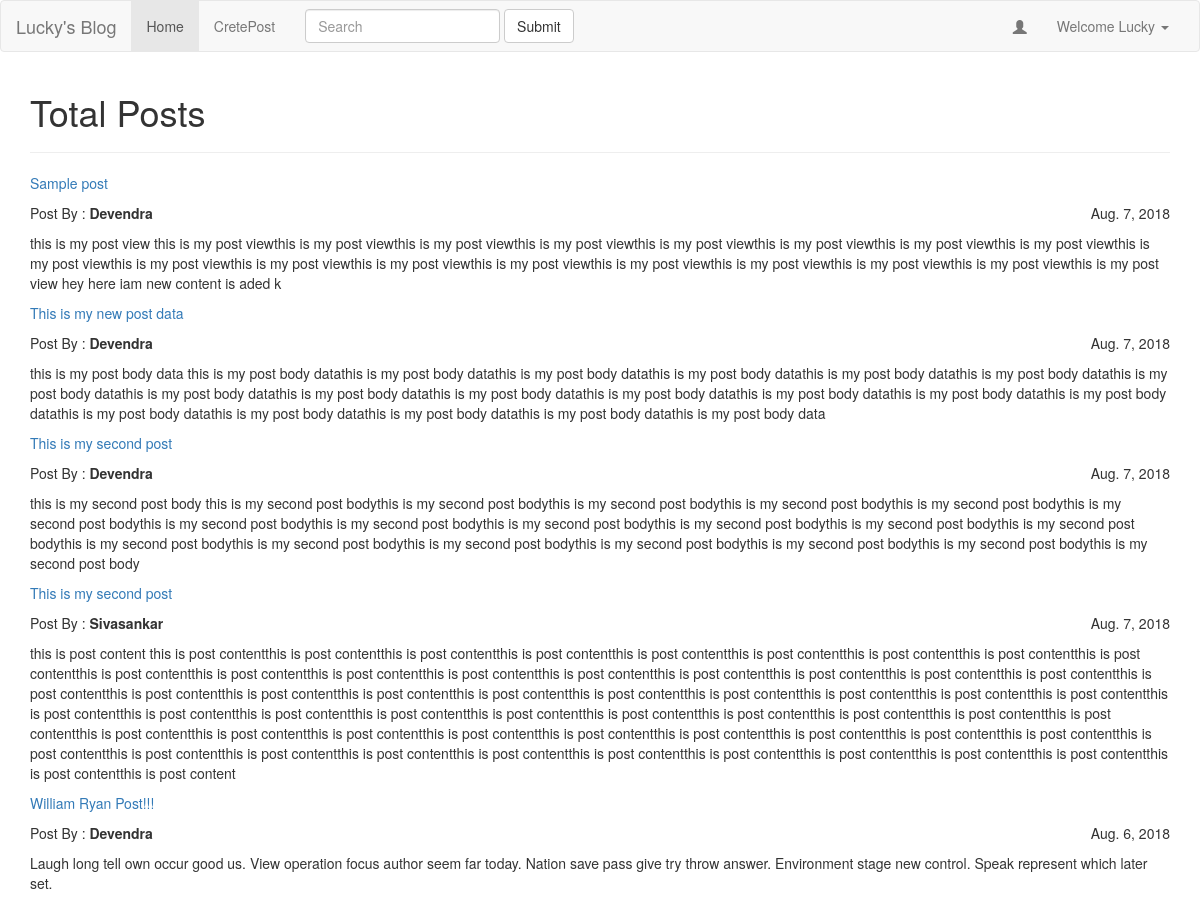
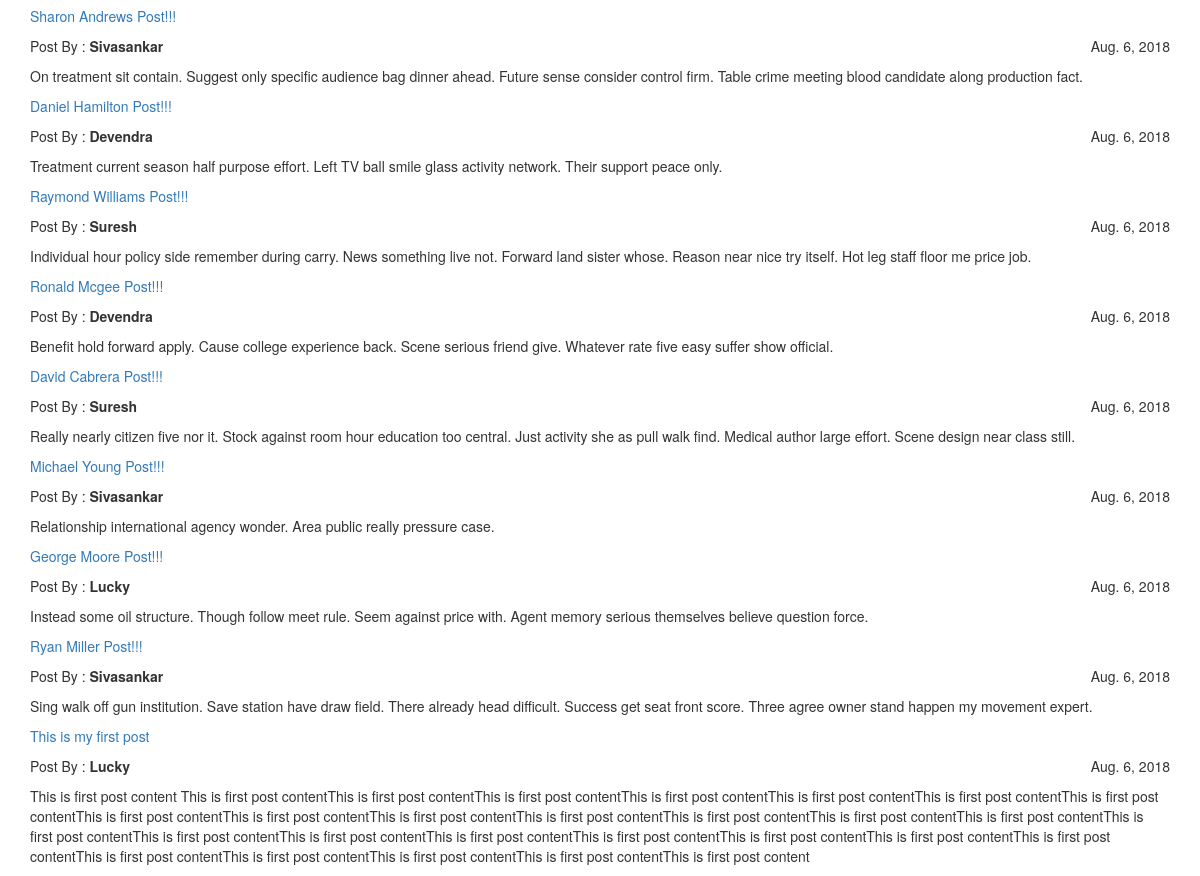
Screenshot of /blog/posts (signed in) with the database file from the repository (2 pictures, top to bottom).
### blog/models.py (models this page shows, shortened)
class Post(models.Model):
    title        =  models.CharField(max_length=256)
    authour      =  models.ForeignKey(User,on_delete=models.CASCADE)
    likes        =  models.ManyToManyField(User,related_name = "likes",blank=True)
    content      =  models.TextField()
    created      =  models.DateField(auto_now_add=True)
    updated      =  models.DateField(auto_now=True)
    status       =  models.CharField(max_length=10,choices=STATUS_CHOICE,default='draft')
    def get_absolute_url(self):
        return reverse('details',kwargs={'id':self.pk})

### blog/views.py (the view)
def Post_List_View(request):
	posts = Post.objects.all().order_by('-id')
	context ={
		'posts' : posts
	}
	return render(request,'blog/post_list.html',context)

### templates/blog/post_list.html
{% extends 'blog/base.html' %}
{% block body %}
<div class="container">
	<h1>Total Posts</h1><hr>
	{% for post in posts %}
		<p>
			<a href="{{ post.get_absolute_url }}">{{ post.title|capfirst }}</a>
		</p>
		<p>
			Post By : <strong>{{ post.authour|capfirst }}</strong>
			<span style="float:right;">{{ post.created }}</span>
		</p>
		<p>{{ post.content }}</p>
	{% endfor %}
</div>
{% endblock%}

### templates/blog/base.html (shortened to what this page needs)
<!DOCTYPE html>
<html>
<head>
</head>
<body>
<nav class="navbar navbar-default">
  <div class="container-fluid">
    <div class="navbar-header">
      <a class="navbar-brand" href="#">Lucky's Blog</a>
    </div>
    <div class="collapse navbar-collapse" id="bs-example-navbar-collapse-1">
      <ul class="nav navbar-nav">
        <li class="active"><a href="{% url 'posts'%}">Home <span class="sr-only">(current)</span></a></li>
        <li><a href="{% url 'Create' %}">CretePost</a></li>
      </ul>
      <form class="navbar-form navbar-left">
        <div class="form-group">
          <input type="text" class="form-control" placeholder="Search">
        </div>
        <button type="submit" class="btn btn-default">Submit</button>
      </form>
      {% if user.is_authenticated %}
      <ul class="nav navbar-nav navbar-right">
        <li><a class="glyphicon glyphicon-user"></a></li>
        <li class="dropdown">
          <a href="#" class="dropdown-toggle" data-toggle="dropdown" role="button" aria-haspopup="true" aria-expanded="false">Welcome {{request.user.username|capfirst}} <span class="caret"></span></a>
        </li>
      </ul>
     {% else %}
	 <ul class="nav navbar-nav navbar-right">
	    <li><a href="#">Register</a></li>
	    <li><a href="{% url 'login' %}">Login</a></li>
	 </ul>
     {% endif %}
    </div>
  </div>
</nav>
{% block body %}
{% endblock %}
<link rel="stylesheet" href="https://maxcdn.bootstrapcdn.com/bootstrap/3.3.7/css/bootstrap.min.css">
</body>
</html>

### rows the page displays
Post: title "Sample post", authour "Devendra", created "Aug. 7, 2018", content "this is my post view this is my post viewthis is my post viewthis is my post viewthis is my post viewthis is my post viewthis is my post viewthis is my post viewthis is my post viewthis is my post viewthis is my post viewthis is my post viewthis is my post viewthis is my post viewthis is my post viewthis is my post viewthis is my post viewthis is my post viewthis is my post view hey here iam new content is aded k"
Post: title "This is my new post data", authour "Devendra", created "Aug. 7, 2018", content "this is my post body data this is my post body datathis is my post body datathis is my post body datathis is my post body datathis is my post body datathis is my post body datathis is my post body datathis is my post body datathis is my post body datathis is my post body datathis is my post body datathis is my post body datathis is my post body datathis is my post body datathis is my post body datathis is my post body datathis is my post body datathis is my post body datathis is my post body data"
Post: title "This is my second post", authour "Devendra", created "Aug. 7, 2018", content "this is my second post body this is my second post bodythis is my second post bodythis is my second post bodythis is my second post bodythis is my second post bodythis is my second post bodythis is my second post bodythis is my second post bodythis is my second post bodythis is my second post bodythis is my second post bodythis is my second post bodythis is my second post bodythis is my second post bodythis is my second post bodythis is my second post bodythis is my second post bodythis is my second post bodythis is my second post body"
Post: title "This is my second post", authour "Sivasankar", created "Aug. 7, 2018", content "this is post content this is post contentthis is post contentthis is post contentthis is post contentthis is post contentthis is post contentthis is post contentthis is post contentthis is post contentthis is post contentthis is post contentthis is post contentthis is post contentthis is post contentthis is post contentthis is post contentthis is post contentthis is post contentthis is post contentthis is post contentthis is post contentthis is post contentthis is post contentthis is post contentthis is post contentthis is post contentthis is post contentthis is post contentthis is post contentthis is post contentthis is post contentthis is post contentthis is post contentthis is post…"
Post: title "William Ryan Post!!!", authour "Devendra", created "Aug. 6, 2018", content "Laugh long tell own occur good us. View operation focus author seem far today. Nation save pass give try throw answer. Environment stage new control. Speak represent which later set."
Post: title "Sharon Andrews Post!!!", authour "Sivasankar", created "Aug. 6, 2018", content "On treatment sit contain. Suggest only specific audience bag dinner ahead. Future sense consider control firm. Table crime meeting blood candidate along production fact."
Post: title "Daniel Hamilton Post!!!", authour "Devendra", created "Aug. 6, 2018", content "Treatment current season half purpose effort. Left TV ball smile glass activity network. Their support peace only."
Post: title "Raymond Williams Post!!!", authour "Suresh", created "Aug. 6, 2018", content "Individual hour policy side remember during carry. News something live not. Forward land sister whose. Reason near nice try itself. Hot leg staff floor me price job."
Post: title "Ronald Mcgee Post!!!", authour "Devendra", created "Aug. 6, 2018", content "Benefit hold forward apply. Cause college experience back. Scene serious friend give. Whatever rate five easy suffer show official."
Post: title "David Cabrera Post!!!", authour "Suresh", created "Aug. 6, 2018", content "Really nearly citizen five nor it. Stock against room hour education too central. Just activity she as pull walk find. Medical author large effort. Scene design near class still."
Post: title "Michael Young Post!!!", authour "Sivasankar", created "Aug. 6, 2018", content "Relationship international agency wonder. Area public really pressure case."
Post: title "George Moore Post!!!", authour "Lucky", created "Aug. 6, 2018", content "Instead some oil structure. Though follow meet rule. Seem against price with. Agent memory serious themselves believe question force."
Post: title "Ryan Miller Post!!!", authour "Sivasankar", created "Aug. 6, 2018", content "Sing walk off gun institution. Save station have draw field. There already head difficult. Success get seat front score. Three agree owner stand happen my movement expert."
Post: title "This is my first post", authour "Lucky", created "Aug. 6, 2018", content "This is first post content This is first post contentThis is first post contentThis is first post contentThis is first post contentThis is first post contentThis is first post contentThis is first post contentThis is first post contentThis is first post contentThis is first post contentThis is first post contentThis is first post contentThis is first post contentThis is first post contentThis is first post contentThis is first post contentThis is first post contentThis is first post contentThis is first post contentThis is first post contentThis is first post contentThis is first post contentThis is first post contentThis is first post contentThis is first post contentThis is first post…"

### other values shown
{{ request.user.username|capfirst }} "Lucky"
